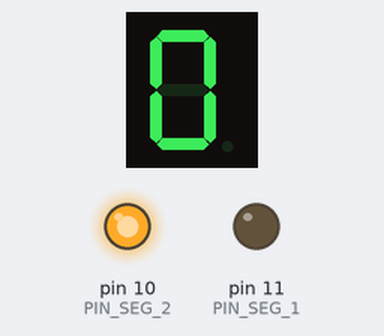
Bench run of a sketch on a simulated Arduino Uno, built with avr-gcc and run on an emulated ATmega328P. On the bench: 1-digit seven-segment display, output pins drawn as LEDs (lit = HIGH). Wiring (inferred from the names in the program): 1-digit 7-segment display, segments lit when HIGH: segments pin 2, pin 3, pin 4, pin 5, pin 6, pin 7, pin 8, pin 9. The segment pins are drawn as the display they are named for; pins used as bus, display or sensor lines are not drawn.

Above: at 0.2 s.
At 30.1 s:
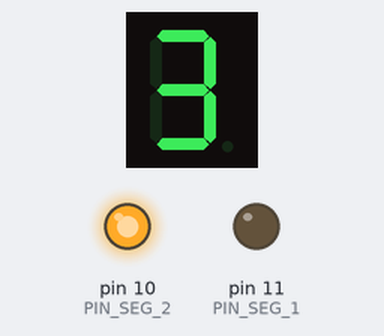
At 60.1 s:
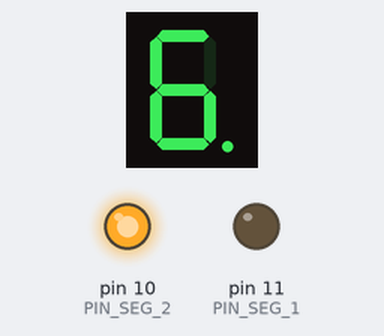
At 120.1 s:
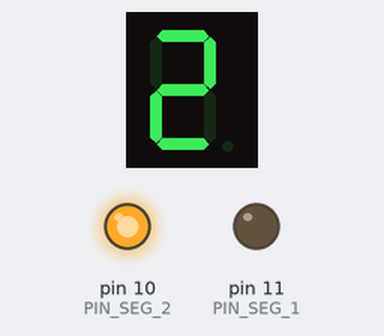
Timing chart, 0 to 121.6 s (numbered marks = the images above):
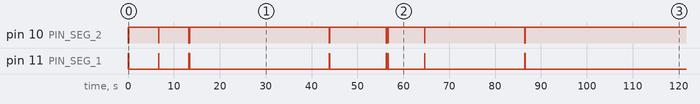

The sketch:

5-segments.ino
```cpp
const byte PIN_SEG_A = 2;
const byte PIN_SEG_B = 3;
const byte PIN_SEG_C = 4;
const byte PIN_SEG_D = 5;
const byte PIN_SEG_E = 6;
const byte PIN_SEG_F = 7;
const byte PIN_SEG_G = 8;
const byte PIN_SEG_DP = 9;

const byte PIN_SEG_1 = 11;
const byte PIN_SEG_2 = 10;

bool current_seg = true;
unsigned long timer_seg = 0;
unsigned long timer_indication = 0;
byte number = 0;

void segWrite(byte number) {
    switch (number) {
        case 0:
            digitalWrite(PIN_SEG_A, HIGH);
            digitalWrite(PIN_SEG_B, HIGH);
            digitalWrite(PIN_SEG_C, HIGH);
            digitalWrite(PIN_SEG_D, HIGH);
            digitalWrite(PIN_SEG_E, HIGH);
            digitalWrite(PIN_SEG_F, HIGH);
            digitalWrite(PIN_SEG_G, LOW);
            digitalWrite(PIN_SEG_DP, LOW);
            break;
        case 1:
            digitalWrite(PIN_SEG_A, LOW);
            digitalWrite(PIN_SEG_B, HIGH);
            digitalWrite(PIN_SEG_C, HIGH);
            digitalWrite(PIN_SEG_D, LOW);
            digitalWrite(PIN_SEG_E, LOW);
            digitalWrite(PIN_SEG_F, LOW);
            digitalWrite(PIN_SEG_G, LOW);
            digitalWrite(PIN_SEG_DP, LOW);
            break;
        case 2:
            digitalWrite(PIN_SEG_A, HIGH);
            digitalWrite(PIN_SEG_B, HIGH);
            digitalWrite(PIN_SEG_C, LOW);
            digitalWrite(PIN_SEG_D, HIGH);
            digitalWrite(PIN_SEG_E, HIGH);
            digitalWrite(PIN_SEG_F, LOW);
            digitalWrite(PIN_SEG_G, HIGH);
            digitalWrite(PIN_SEG_DP, LOW);
            break;
        case 3:
            digitalWrite(PIN_SEG_A, HIGH);
            digitalWrite(PIN_SEG_B, HIGH);
            digitalWrite(PIN_SEG_C, HIGH);
            digitalWrite(PIN_SEG_D, HIGH);
            digitalWrite(PIN_SEG_E, LOW);
            digitalWrite(PIN_SEG_F, LOW);
            digitalWrite(PIN_SEG_G, HIGH);
            digitalWrite(PIN_SEG_DP, LOW);
            break;
        case 4:
            digitalWrite(PIN_SEG_A, LOW);
            digitalWrite(PIN_SEG_B, HIGH);
            digitalWrite(PIN_SEG_C, HIGH);
            digitalWrite(PIN_SEG_D, LOW);
            digitalWrite(PIN_SEG_E, LOW);
            digitalWrite(PIN_SEG_F, HIGH);
            digitalWrite(PIN_SEG_G, HIGH);
            digitalWrite(PIN_SEG_DP, LOW);
            break;
        case 5:
            digitalWrite(PIN_SEG_A, HIGH);
            digitalWrite(PIN_SEG_B, LOW);
            digitalWrite(PIN_SEG_C, HIGH);
            digitalWrite(PIN_SEG_D, HIGH);
            digitalWrite(PIN_SEG_E, LOW);
            digitalWrite(PIN_SEG_F, HIGH);
            digitalWrite(PIN_SEG_G, HIGH);
            digitalWrite(PIN_SEG_DP, LOW);
            break;
        case 6:
            digitalWrite(PIN_SEG_A, HIGH);
            digitalWrite(PIN_SEG_B, LOW);
            digitalWrite(PIN_SEG_C, HIGH);
            digitalWrite(PIN_SEG_D, HIGH);
            digitalWrite(PIN_SEG_E, HIGH);
            digitalWrite(PIN_SEG_F, HIGH);
            digitalWrite(PIN_SEG_G, HIGH);
            digitalWrite(PIN_SEG_DP, HIGH);
            break;
        case 7:
            digitalWrite(PIN_SEG_A, HIGH);
            digitalWrite(PIN_SEG_B, HIGH);
            digitalWrite(PIN_SEG_C, HIGH);
            digitalWrite(PIN_SEG_D, LOW);
            digitalWrite(PIN_SEG_E, LOW);
            digitalWrite(PIN_SEG_F, LOW);
            digitalWrite(PIN_SEG_G, LOW);
            digitalWrite(PIN_SEG_DP, LOW);
            break;
        case 8:
            digitalWrite(PIN_SEG_A, HIGH);
            digitalWrite(PIN_SEG_B, HIGH);
            digitalWrite(PIN_SEG_C, HIGH);
            digitalWrite(PIN_SEG_D, HIGH);
            digitalWrite(PIN_SEG_E, HIGH);
            digitalWrite(PIN_SEG_F, HIGH);
            digitalWrite(PIN_SEG_G, HIGH);
            digitalWrite(PIN_SEG_DP, LOW);
            break;
        case 9:
            digitalWrite(PIN_SEG_A, HIGH);
            digitalWrite(PIN_SEG_B, HIGH);
            digitalWrite(PIN_SEG_C, HIGH);
            digitalWrite(PIN_SEG_D, HIGH);
            digitalWrite(PIN_SEG_E, LOW);
            digitalWrite(PIN_SEG_F, HIGH);
            digitalWrite(PIN_SEG_G, HIGH);
            digitalWrite(PIN_SEG_DP, HIGH);
            break;
    }
}

void setup() {
    pinMode(PIN_SEG_A, OUTPUT);
    pinMode(PIN_SEG_B, OUTPUT);
    pinMode(PIN_SEG_C, OUTPUT);
    pinMode(PIN_SEG_D, OUTPUT);
    pinMode(PIN_SEG_E, OUTPUT);
    pinMode(PIN_SEG_F, OUTPUT);
    pinMode(PIN_SEG_G, OUTPUT);
    pinMode(PIN_SEG_DP, OUTPUT);

    pinMode(PIN_SEG_1, OUTPUT);
    pinMode(PIN_SEG_2, OUTPUT);
}

void loop() {
    if (millis() - timer_seg >= 1000) {
        number = (number + 1) % 100;
        timer_seg = millis();
    }

    if (millis() - timer_indication >= 1) {
        if (current_seg) {
            digitalWrite(PIN_SEG_2, HIGH);
            segWrite(number / 10);
            digitalWrite(PIN_SEG_1, LOW);
        } else {
            digitalWrite(PIN_SEG_1, HIGH);
            segWrite(number % 10);
            digitalWrite(PIN_SEG_2, LOW);
        }

        timer_indication = millis();
    }

    current_seg = !current_seg;
}
```

Measured:
- what the display in image 0 shows lasts 6.5 s, from 0.2 s to 6.7 s
- what the display in image 1 shows lasts 10.0 s, from 30.0 s to 40.0 s
- what the display in image 2 shows lasts 4.6 s, from 60.0 s to 64.6 s
